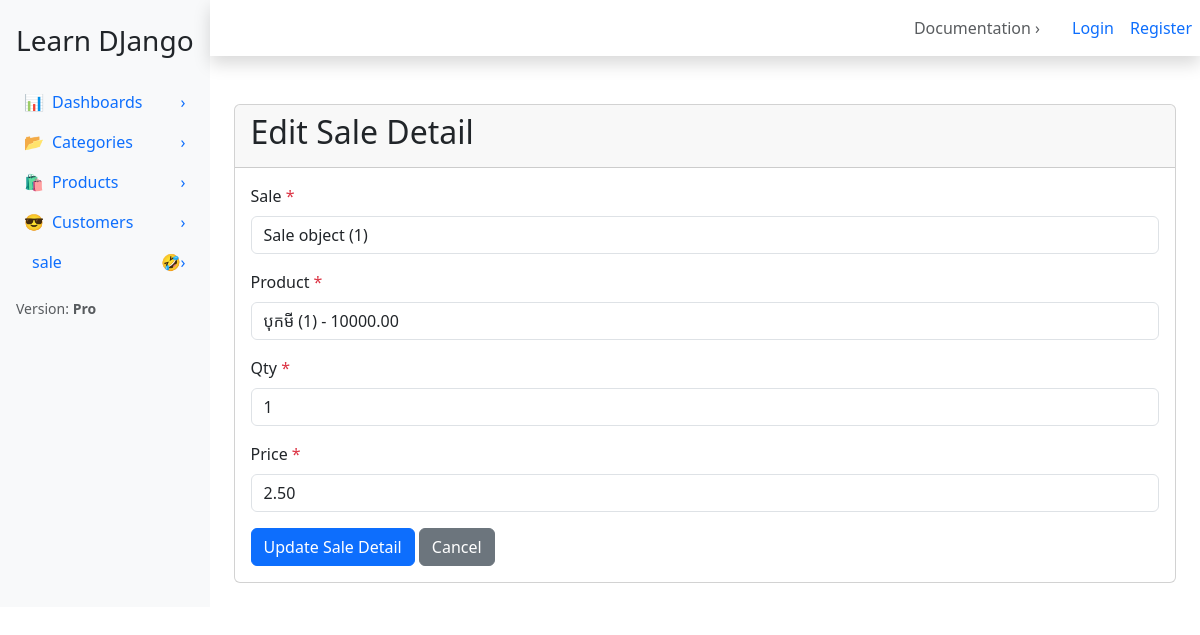
The page /saledetail/1/edit/ on the database its author committed.
### apps/saledetail/models.py (models this page shows, shortened)
class SaleDetail(models.Model):
     sale = models.ForeignKey(Sale, on_delete=models.CASCADE)
     product = models.ForeignKey(Product, on_delete=models.CASCADE)
     qty = models.IntegerField(blank=False, null=False, default=1)
     price = models.DecimalField(max_digits=8, decimal_places=2, blank=False, null=False)
     class Meta:
          unique_together = ('sale', 'product')

### apps/saledetail/views.py (the view)
# urls.py: path('<int:pk>/edit/', SaleDetailUpdateView.as_view(), name='saledetail_edit'),
class SaleDetailUpdateView(UpdateView):
    model = SaleDetail
    form_class = SaleDetailForm
    template_name = 'saledetail/edit_saledetail.html'
    success_url = reverse_lazy('list_saledetail:saledetail_list')

### apps/saledetail/forms.py
class SaleDetailForm(forms.ModelForm):
	class Meta:
		model = SaleDetail
		fields = '__all__'

### apps/product/models.py (called while the page is built)
    def __str__(self):
        return f"{self.name} ({self.quantity}) - {self.price}"

### apps/sale/templatetags/form_tags.py (called while the page is built)
@register.filter
def add_class(field, css_class):
    attrs = field.field.widget.attrs
    attrs.update({'class': css_class})
    return field.as_widget(attrs=attrs)

### apps/saledetail/templates/saledetail/edit_saledetail.html (shortened to what this page needs)
{% extends 'base.html' %}
{% load form_tags %}
{% block content %}
<div class="card">
    <div class="card-header">
        <h2>Edit Sale Detail</h2>
    </div>
    <div class="card-body">
        <form method="post" enctype="multipart/form-data">
            {% for field in form %}
                <div class="form-group mb-3">
                    <label class="form-label">
                        {{ field.label }}
                        {% if field.field.required %}
                            <span class="text-danger">*</span>
                        {% endif%}
                    </label>
                    {{ field | add_class:"form-control" }}
                </div>
            {% endfor %}
            <button type="submit" class="btn btn-primary">Update Sale Detail</button>
            <a href="{% url 'list_saledetail:saledetail_detail' form.instance.pk %}" class="btn btn-secondary">Cancel</a>
        </form>
    </div>
</div>
{% endblock %}

### rows shown on the page
SaleDetail: sale "Sale object (1)" "បុកមី (1) - 10000.00" "1" "2.50"

### other values the page prints
{{ field.label }} "Sale" "Product" "Qty" "Price"
